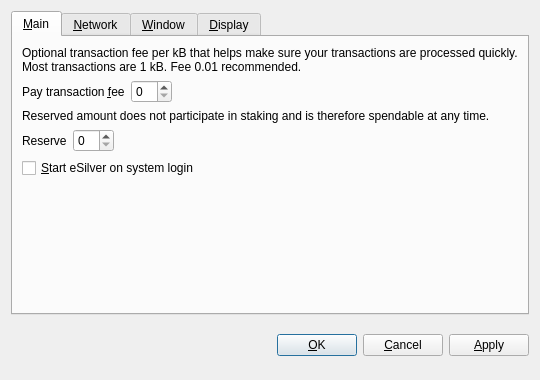
<?xml version="1.0" encoding="UTF-8"?>
<ui version="4.0">
 <class>OptionsDialog</class>
 <widget class="QDialog" name="OptionsDialog">
  <property name="geometry">
   <rect>
    <x>0</x>
    <y>0</y>
    <width>540</width>
    <height>380</height>
   </rect>
  </property>
  <property name="windowTitle">
   <string>Options</string>
  </property>
  <property name="modal">
   <bool>true</bool>
  </property>
  <layout class="QVBoxLayout" name="verticalLayout">
   <item>
    <widget class="QTabWidget" name="tabWidget">
     <property name="tabPosition">
      <enum>QTabWidget::North</enum>
     </property>
     <property name="currentIndex">
      <number>0</number>
     </property>
     <widget class="QWidget" name="tabMain">
      <attribute name="title">
       <string>&amp;Main</string>
      </attribute>
      <layout class="QVBoxLayout" name="verticalLayout_Main">
       <item>
        <widget class="QLabel" name="transactionFeeInfoLabel">
         <property name="text">
          <string>Optional transaction fee per kB that helps make sure your transactions are processed quickly. Most transactions are 1 kB. Fee 0.01 recommended.</string>
         </property>
         <property name="textFormat">
          <enum>Qt::PlainText</enum>
         </property>
         <property name="wordWrap">
          <bool>true</bool>
         </property>
        </widget>
       </item>
       <item>
        <layout class="QHBoxLayout" name="horizontalLayoutFee">
         <item>
          <widget class="QLabel" name="transactionFeeLabel">
           <property name="text">
            <string>Pay transaction &amp;fee</string>
           </property>
           <property name="textFormat">
            <enum>Qt::PlainText</enum>
           </property>
           <property name="buddy">
            <cstring>transactionFee</cstring>
           </property>
          </widget>
         </item>
         <item>
          <widget class="BitcoinAmountField" name="transactionFee"/>
         </item>
         <item>
          <spacer name="horizontalSpacerFee">
           <property name="orientation">
            <enum>Qt::Horizontal</enum>
           </property>
           <property name="sizeHint" stdset="0">
            <size>
             <width>40</width>
             <height>20</height>
            </size>
           </property>
          </spacer>
         </item>
        </layout>
       </item>
       <item>
        <widget class="QLabel" name="reserveBalanceInfoLabel">
         <property name="text">
          <string>Reserved amount does not participate in staking and is therefore spendable at any time.</string>
         </property>
         <property name="textFormat">
          <enum>Qt::PlainText</enum>
         </property>
         <property name="wordWrap">
          <bool>true</bool>
         </property>
        </widget>
       </item>
       <item>
        <layout class="QHBoxLayout" name="horizontalLayoutReserveBalance">
         <item>
          <widget class="QLabel" name="reserveBalanceLabel">
           <property name="text">
            <string>Reserve</string>
           </property>
           <property name="textFormat">
            <enum>Qt::PlainText</enum>
           </property>
           <property name="buddy">
            <cstring>reserveBalance</cstring>
           </property>
          </widget>
         </item>
         <item>
          <widget class="BitcoinAmountField" name="reserveBalance"/>
         </item>
         <item>
          <spacer name="horizontalSpacerReserveBalance">
           <property name="orientation">
            <enum>Qt::Horizontal</enum>
           </property>
           <property name="sizeHint" stdset="0">
            <size>
             <width>40</width>
             <height>20</height>
            </size>
           </property>
          </spacer>
         </item>
        </layout>
       </item>
       <item>
        <widget class="QCheckBox" name="bitcoinAtStartup">
         <property name="toolTip">
          <string>Automatically start eSilver after logging in to the system.</string>
         </property>
         <property name="text">
          <string>&amp;Start eSilver on system login</string>
         </property>
        </widget>
       </item>
       <item>
        <spacer name="verticalSpacer_Main">
         <property name="orientation">
          <enum>Qt::Vertical</enum>
         </property>
         <property name="sizeHint" stdset="0">
          <size>
           <width>20</width>
           <height>40</height>
          </size>
         </property>
        </spacer>
       </item>
      </layout>
     </widget>
     <widget class="QWidget" name="tabNetwork">
      <attribute name="title">
       <string>&amp;Network</string>
      </attribute>
      <layout class="QVBoxLayout" name="verticalLayout_Network">
       <item>
        <widget class="QCheckBox" name="mapPortUpnp">
         <property name="toolTip">
          <string>Automatically open the eSilver client port on the router. This only works when your router supports UPnP and it is enabled.</string>
         </property>
         <property name="text">
          <string>Map port using &amp;UPnP</string>
         </property>
        </widget>
       </item>
       <item>
        <widget class="QCheckBox" name="connectSocks">
         <property name="toolTip">
          <string>Connect to the eSilver network through a SOCKS proxy (e.g. when connecting through Tor).</string>
         </property>
         <property name="text">
          <string>&amp;Connect through SOCKS proxy:</string>
         </property>
        </widget>
       </item>
       <item>
        <layout class="QHBoxLayout" name="horizontalLayout_Network">
         <item>
          <widget class="QLabel" name="proxyIpLabel">
           <property name="text">
            <string>Proxy &amp;IP:</string>
           </property>
           <property name="textFormat">
            <enum>Qt::PlainText</enum>
           </property>
           <property name="buddy">
            <cstring>proxyIp</cstring>
           </property>
          </widget>
         </item>
         <item>
          <widget class="QValidatedLineEdit" name="proxyIp">
           <property name="maximumSize">
            <size>
             <width>140</width>
             <height>16777215</height>
            </size>
           </property>
           <property name="toolTip">
            <string>IP address of the proxy (e.g. 127.0.0.1)</string>
           </property>
          </widget>
         </item>
         <item>
          <widget class="QLabel" name="proxyPortLabel">
           <property name="text">
            <string>&amp;Port:</string>
           </property>
           <property name="textFormat">
            <enum>Qt::PlainText</enum>
           </property>
           <property name="buddy">
            <cstring>proxyPort</cstring>
           </property>
          </widget>
         </item>
         <item>
          <widget class="QLineEdit" name="proxyPort">
           <property name="maximumSize">
            <size>
             <width>55</width>
             <height>16777215</height>
            </size>
           </property>
           <property name="toolTip">
            <string>Port of the proxy (e.g. 9050)</string>
           </property>
          </widget>
         </item>
         <item>
          <widget class="QLabel" name="socksVersionLabel">
           <property name="text">
            <string>SOCKS &amp;Version:</string>
           </property>
           <property name="textFormat">
            <enum>Qt::PlainText</enum>
           </property>
           <property name="buddy">
            <cstring>socksVersion</cstring>
           </property>
          </widget>
         </item>
         <item>
          <widget class="QValueComboBox" name="socksVersion">
           <property name="toolTip">
            <string>SOCKS version of the proxy (e.g. 5)</string>
           </property>
          </widget>
         </item>
         <item>
          <spacer name="horizontalSpacer_Network">
           <property name="orientation">
            <enum>Qt::Horizontal</enum>
           </property>
           <property name="sizeHint" stdset="0">
            <size>
             <width>40</width>
             <height>20</height>
            </size>
           </property>
          </spacer>
         </item>
        </layout>
       </item>
       <item>
        <spacer name="verticalSpacer_Network">
         <property name="orientation">
          <enum>Qt::Vertical</enum>
         </property>
         <property name="sizeHint" stdset="0">
          <size>
           <width>20</width>
           <height>40</height>
          </size>
         </property>
        </spacer>
       </item>
      </layout>
     </widget>
     <widget class="QWidget" name="tabWindow">
      <attribute name="title">
       <string>&amp;Window</string>
      </attribute>
      <layout class="QVBoxLayout" name="verticalLayout_Window">
       <item>
        <widget class="QCheckBox" name="minimizeToTray">
         <property name="toolTip">
          <string>Show only a tray icon after minimizing the window.</string>
         </property>
         <property name="text">
          <string>&amp;Minimize to the tray instead of the taskbar</string>
         </property>
        </widget>
       </item>
       <item>
        <widget class="QCheckBox" name="minimizeOnClose">
         <property name="toolTip">
          <string>Minimize instead of exit the application when the window is closed. When this option is enabled, the application will be closed only after selecting Quit in the menu.</string>
         </property>
         <property name="text">
          <string>M&amp;inimize on close</string>
         </property>
        </widget>
       </item>
       <item>
        <spacer name="verticalSpacer_Window">
         <property name="orientation">
          <enum>Qt::Vertical</enum>
         </property>
         <property name="sizeHint" stdset="0">
          <size>
           <width>20</width>
           <height>40</height>
          </size>
         </property>
        </spacer>
       </item>
      </layout>
     </widget>
     <widget class="QWidget" name="tabDisplay">
      <attribute name="title">
       <string>&amp;Display</string>
      </attribute>
      <layout class="QVBoxLayout" name="verticalLayout_Display">
       <item>
        <layout class="QHBoxLayout" name="horizontalLayout_1_Display">
         <item>
          <widget class="QLabel" name="langLabel">
           <property name="text">
            <string>User Interface &amp;language:</string>
           </property>
           <property name="textFormat">
            <enum>Qt::PlainText</enum>
           </property>
           <property name="buddy">
            <cstring>lang</cstring>
           </property>
          </widget>
         </item>
         <item>
          <widget class="QValueComboBox" name="lang">
           <property name="toolTip">
            <string>The user interface language can be set here. This setting will take effect after restarting eSilver.</string>
           </property>
          </widget>
         </item>
        </layout>
       </item>
       <item>
        <layout class="QHBoxLayout" name="horizontalLayout_2_Display">
         <item>
          <widget class="QLabel" name="unitLabel">
           <property name="text">
            <string>&amp;Unit to show amounts in:</string>
           </property>
           <property name="textFormat">
            <enum>Qt::PlainText</enum>
           </property>
           <property name="buddy">
            <cstring>unit</cstring>
           </property>
          </widget>
         </item>
         <item>
          <widget class="QValueComboBox" name="unit">
           <property name="toolTip">
            <string>Choose the default subdivision unit to show in the interface and when sending coins.</string>
           </property>
          </widget>
         </item>
        </layout>
       </item>
       <item>
        <widget class="QCheckBox" name="displayAddresses">
         <property name="toolTip">
          <string>Whether to show eSilver addresses in the transaction list or not.</string>
         </property>
         <property name="text">
          <string>&amp;Display addresses in transaction list</string>
         </property>
        </widget>
       </item>
       <item>
        <widget class="QCheckBox" name="coinControlFeatures">
         <property name="toolTip">
          <string>Whether to show coin control features or not.</string>
         </property>
         <property name="text">
          <string>Display coin &amp;control features (experts only!)</string>
         </property>
        </widget>
       </item>
       <item>
        <spacer name="verticalSpacer_Display">
         <property name="orientation">
          <enum>Qt::Vertical</enum>
         </property>
         <property name="sizeHint" stdset="0">
          <size>
           <width>20</width>
           <height>40</height>
          </size>
         </property>
        </spacer>
       </item>
      </layout>
     </widget>
    </widget>
   </item>
   <item>
    <layout class="QHBoxLayout" name="horizontalLayout_Buttons">
     <item>
      <spacer name="horizontalSpacer_1">
       <property name="orientation">
        <enum>Qt::Horizontal</enum>
       </property>
       <property name="sizeHint" stdset="0">
        <size>
         <width>40</width>
         <height>48</height>
        </size>
       </property>
      </spacer>
     </item>
     <item>
      <widget class="QLabel" name="statusLabel">
       <property name="font">
        <font>
         <weight>75</weight>
         <bold>true</bold>
        </font>
       </property>
       <property name="text">
        <string/>
       </property>
       <property name="textFormat">
        <enum>Qt::PlainText</enum>
       </property>
       <property name="wordWrap">
        <bool>true</bool>
       </property>
      </widget>
     </item>
     <item>
      <spacer name="horizontalSpacer_2">
       <property name="orientation">
        <enum>Qt::Horizontal</enum>
       </property>
       <property name="sizeHint" stdset="0">
        <size>
         <width>40</width>
         <height>48</height>
        </size>
       </property>
      </spacer>
     </item>
     <item>
      <widget class="QPushButton" name="okButton">
       <property name="text">
        <string>&amp;OK</string>
       </property>
      </widget>
     </item>
     <item>
      <widget class="QPushButton" name="cancelButton">
       <property name="text">
        <string>&amp;Cancel</string>
       </property>
       <property name="autoDefault">
        <bool>false</bool>
       </property>
      </widget>
     </item>
     <item>
      <widget class="QPushButton" name="applyButton">
       <property name="text">
        <string>&amp;Apply</string>
       </property>
       <property name="autoDefault">
        <bool>false</bool>
       </property>
      </widget>
     </item>
    </layout>
   </item>
  </layout>
 </widget>
 <customwidgets>
  <customwidget>
   <class>BitcoinAmountField</class>
   <extends>QSpinBox</extends>
   <header>bitcoinamountfield.h</header>
  </customwidget>
  <customwidget>
   <class>QValueComboBox</class>
   <extends>QComboBox</extends>
   <header>qvaluecombobox.h</header>
  </customwidget>
  <customwidget>
   <class>QValidatedLineEdit</class>
   <extends>QLineEdit</extends>
   <header>qvalidatedlineedit.h</header>
  </customwidget>
 </customwidgets>
 <resources/>
 <connections/>
</ui>
